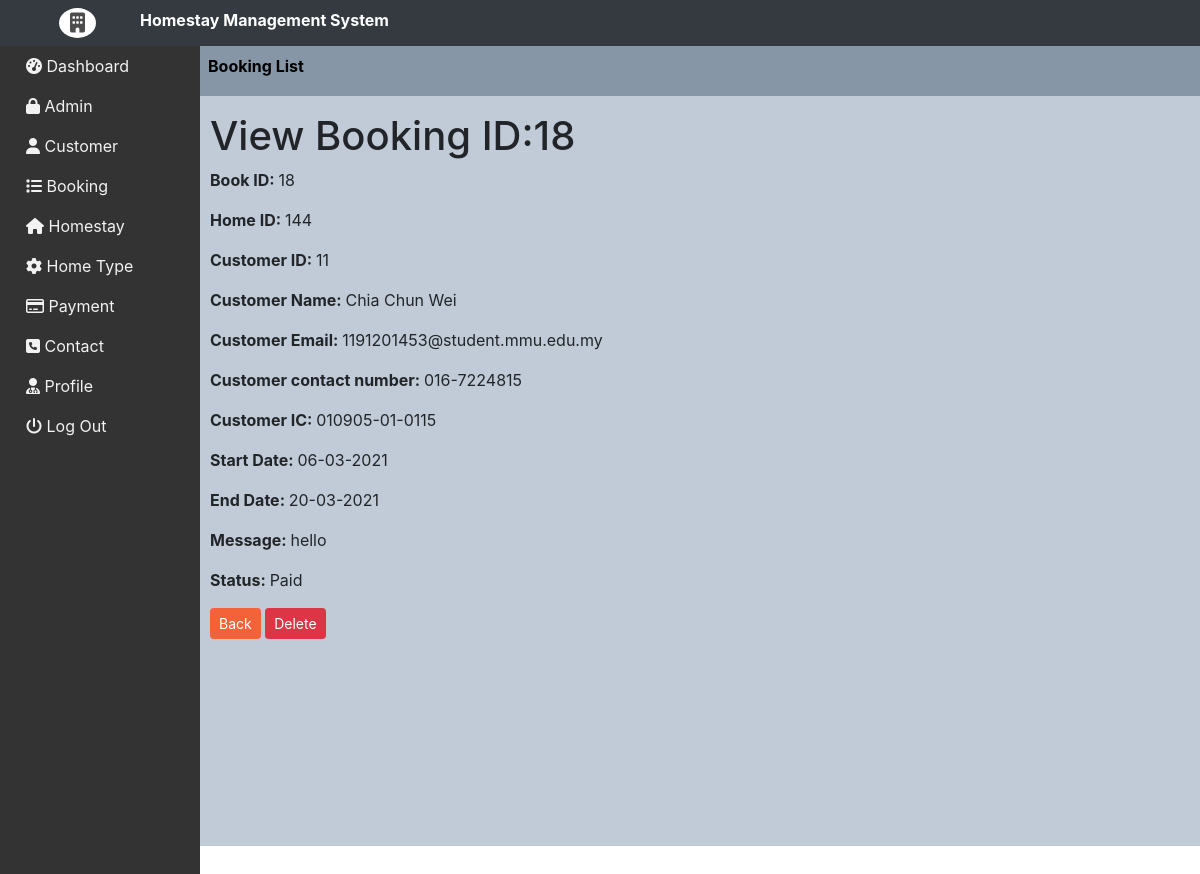
Screenshot of /admin/admin/view_booking.php?edit&id=18 with the database file from the repository.
### tables this page shows
CREATE TABLE `booking_details` (
  `id` int(11) NOT NULL,
  `home_id` int(11) NOT NULL,
  `cus_id` int(10) NOT NULL,
  `name` varchar(50) NOT NULL,
  `email` varchar(50) NOT NULL,
  `phone` varchar(50) NOT NULL,
  `cus_ic` varchar(15) NOT NULL,
  `checkin_date` text NOT NULL,
  `checkout_date` text NOT NULL,
  `message` varchar(5000) NOT NULL,
  `price_per_night` varchar(50) NOT NULL,
  `num_of_day` varchar(10) NOT NULL,
  `total_payment` int(50) NOT NULL,
  `status` varchar(50) NOT NULL,
  `book_time` timestamp(6) NOT NULL DEFAULT current_timestamp(6)
);

### admin/admin/view_booking.php (the view, shortened to what this page needs)
<?php include("menu.php");?>
	<div style="margin-left:180px;padding:0px 20px;height:100%; margin-right:-30px;">
		<div class="out" >
		<div class="up">
				<ul>
					<li class="atv"><a href="booking.php">Booking List</a></li>
				</ul>
			</div>
			<div class="right">
<?php
		if(isset($_GET["id"]))
		{
			$bid=$_GET["id"];
			$result= mysqli_query($connect, "SELECT * FROM booking_details where id='$bid'");
			$row = mysqli_fetch_assoc($result);
		}
?>
		<h1>View Booking ID:<?php echo $row['id']?> </h1>
		<form name="addfrm" method="post" action="">
					<p><b>Book ID: </b><?php echo $row['id']?></p>
					<p><b>Home ID: </b><?php echo $row['home_id']?></p>
					<p><b>Customer ID: </b><?php echo $row['cus_id']?></p>
					<p><b>Customer Name: </b><?php echo $row['name']?></p>
					<p><b>Customer Email: </b><?php echo $row['email']?></p>
					<p><b>Customer contact number: </b><?php echo $row['phone']?></p>
					<p><b>Customer IC: </b><?php echo $row['cus_ic']?></p>
					<p><b>Start Date: </b><?php echo $row['checkin_date'];?></p>
					<p><b>End Date: </b><?php echo $row['checkout_date'];?></p>
					<p><b>Message: </b><?php echo $row['message'];?></p>
					<p><b>Status: </b><?php echo $row['status'];?></p>
					<a href="booking.php"><button class="btn btn-sm btn-primary check_out" type="button">Back</button></a>
					<a href="booking.php?delete&id=<?php echo $row['id'];?>"onclick="return confirmation();"><button class="btn btn-sm btn-danger delete_cat" type="button">Delete</button></a>
		</form>
	</div>
	</div>
	</div>

### admin/admin/design.css (style rules this page uses)
body { margin:0; overflow:scroll; }

### admin/admin/view_booking.php (style rules this page uses)
body { overflow:hidden; }
.out { background-color:#EFF8FB; height:100% }
.up ul { background-size:50%; height:50px; background-color:#7087A3; padding:8px; }
.up li { float:left; margin-right:30px; list-style-type:none; }
.up li a { text-decoration:none; color:white; }
.up .atv { height:35px; font-weight: bold }
.up .atv a { color:black; }
.right { margin-left:10px; margin-top:0px; width: 200px; height: 120px; }

### admin/admin/menu.php (style rules this page uses)
body { overflow:scroll; }
.out { background-color:#c1cbd7; height:100% }
.up ul { background-size:50%; height:50px; background-color:#8696a7; padding:8px; }
.up li { float:left; margin-right:30px; list-style-type:none; }
.up li a { text-decoration:none; color:white; }
.up .atv { height:5px; font-weight: bold; }
.up .atv a { color:black; }

### rows the page displays
booking_details: id "18", home "144", cus "11", name "Chia Chun Wei", email "1191201453@student.mmu.edu.my", phone "016-7224815", cus_ic "010905-01-0115", checkin_date "06-03-2021", checkout_date "20-03-2021", message "hello", status "Paid"
